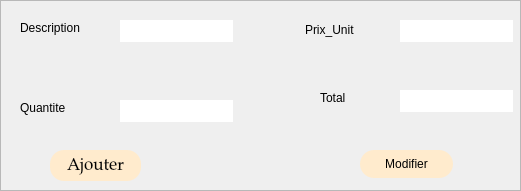
   <widget class="QFrame" name="tab_facture">
    <property name="geometry">
     <rect>
      <x>510</x>
      <y>300</y>
      <width>521</width>
      <height>191</height>
     </rect>
    </property>
    <property name="frameShape">
     <enum>QFrame::StyledPanel</enum>
    </property>
    <property name="frameShadow">
     <enum>QFrame::Raised</enum>
    </property>
    <widget class="QLabel" name="label_23">
     <property name="geometry">
      <rect>
       <x>20</x>
       <y>20</y>
       <width>81</width>
       <height>16</height>
      </rect>
     </property>
     <property name="styleSheet">
      <string notr="true">font: 9pt &quot;Palatino Linotype&quot;;</string>
     </property>
     <property name="text">
      <string>Description</string>
     </property>
    </widget>
    <widget class="QLabel" name="label_24">
     <property name="geometry">
      <rect>
       <x>20</x>
       <y>100</y>
       <width>71</width>
       <height>16</height>
      </rect>
     </property>
     <property name="styleSheet">
      <string notr="true">font: 9pt &quot;Palatino Linotype&quot;;</string>
     </property>
     <property name="text">
      <string>Quantite</string>
     </property>
    </widget>
    <widget class="QLabel" name="label_25">
     <property name="geometry">
      <rect>
       <x>305</x>
       <y>20</y>
       <width>71</width>
       <height>20</height>
      </rect>
     </property>
     <property name="styleSheet">
      <string notr="true">font: 9pt &quot;Palatino Linotype&quot;;</string>
     </property>
     <property name="text">
      <string>Prix_Unit</string>
     </property>
    </widget>
    <widget class="QLabel" name="label_26">
     <property name="geometry">
      <rect>
       <x>320</x>
       <y>90</y>
       <width>56</width>
       <height>16</height>
      </rect>
     </property>
     <property name="styleSheet">
      <string notr="true">font: 9pt &quot;Palatino Linotype&quot;;</string>
     </property>
     <property name="text">
      <string>Total</string>
     </property>
    </widget>
    <widget class="QLineEdit" name="le_description">
     <property name="geometry">
      <rect>
       <x>120</x>
       <y>20</y>
       <width>113</width>
       <height>22</height>
      </rect>
     </property>
     <property name="styleSheet">
      <string notr="true">border-radius: 16px;
background: white;</string>
     </property>
    </widget>
    <widget class="QLineEdit" name="le_quantite">
     <property name="geometry">
      <rect>
       <x>120</x>
       <y>100</y>
       <width>113</width>
       <height>22</height>
      </rect>
     </property>
     <property name="styleSheet">
      <string notr="true">border-radius: 16px;
background: white;</string>
     </property>
    </widget>
    <widget class="QLineEdit" name="le_prix">
     <property name="geometry">
      <rect>
       <x>400</x>
       <y>20</y>
       <width>113</width>
       <height>22</height>
      </rect>
     </property>
     <property name="styleSheet">
      <string notr="true">border-radius: 16px;
background: white;
</string>
     </property>
    </widget>
    <widget class="QLineEdit" name="le_total">
     <property name="geometry">
      <rect>
       <x>400</x>
       <y>90</y>
       <width>113</width>
       <height>22</height>
      </rect>
     </property>
     <property name="styleSheet">
      <string notr="true">border-radius: 16px;
background: white;</string>
     </property>
    </widget>
    <widget class="QPushButton" name="pushButton_7">
     <property name="geometry">
      <rect>
       <x>50</x>
       <y>150</y>
       <width>91</width>
       <height>31</height>
      </rect>
     </property>
     <property name="font">
      <font>
       <family>Palatino Linotype</family>
       <pointsize>13</pointsize>
       <weight>50</weight>
       <italic>false</italic>
       <bold>false</bold>
      </font>
     </property>
     <property name="styleSheet">
      <string notr="true">QPushButton
{

	font: 13pt &quot;Palatino Linotype&quot;;
gridline-color: rgb(200, 152, 255);
	border-color: rgb(255, 235, 205);
	background-color: rgb(255, 235, 205);
	border-top-color: rgb(255, 235, 205);
	color: rgb(0, 0, 0);
border-style: solid;
    border-radius: 14px;
}

QPushButton:hover
{
	
	
	font: 13pt &quot;Palatino Linotype&quot;;
	
	color: rgb(255, 255, 255);
	background-color: rgb(139, 69, 19);

}
QPushButton:pressed
{
	
	font: 13pt &quot;Palatino Linotype&quot;;
	background-color: rgb(255, 235, 205);


}</string>
     </property>
     <property name="text">
      <string>Ajouter</string>
     </property>
    </widget>
    <widget class="QPushButton" name="pushButton">
     <property name="geometry">
      <rect>
       <x>360</x>
       <y>150</y>
       <width>93</width>
       <height>28</height>
      </rect>
     </property>
     <property name="styleSheet">
      <string notr="true">QPushButton
{

	font: 13pt &quot;Palatino Linotype&quot;;
gridline-color: rgb(200, 152, 255);
	border-color: rgb(255, 235, 205);
	background-color: rgb(255, 235, 205);
	border-top-color: rgb(255, 235, 205);
	color: rgb(0, 0, 0);
border-style: solid;
    border-radius: 14px;
}

QPushButton:hover
{
	
	
	font: 13pt &quot;Palatino Linotype&quot;;
	
	color: rgb(255, 255, 255);
	background-color: rgb(139, 69, 19);

}
QPushButton:pressed
{
	
	font: 13pt &quot;Palatino Linotype&quot;;
	background-color: rgb(255, 235, 205);


}</string>
     </property>
     <property name="text">
      <string>Modifier</string>
     </property>
    </widget>
   </widget>
